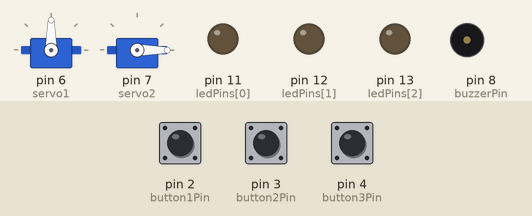
Recording of a sketch running on a simulated Arduino Uno, built with avr-gcc and run on an emulated ATmega328P. Parts: 2 × servo, output pins drawn as LEDs (lit = HIGH), buzzer (waves = sounding, pin HIGH). The test bench sets the inputs (shaded band); at power-on: pin 4 (button3Pin) HIGH, pin 2 (button1Pin) HIGH, pin 3 (button2Pin) HIGH.

Above: at 1.2 s.
1.3 s: pin 4 (button3Pin) pulled LOW for 0.15 s
At 4.0 s:
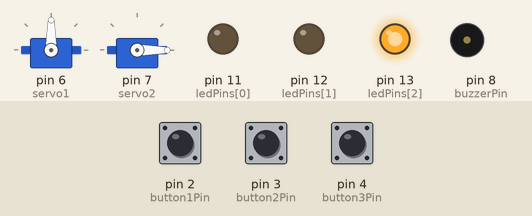
4.4 s: pin 2 (button1Pin) pulled LOW for 1 s
At 4.55 s:
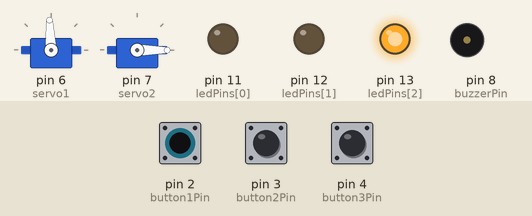
7.4 s: pin 3 (button2Pin) pulled LOW for 3.2 s
At 7.55 s:
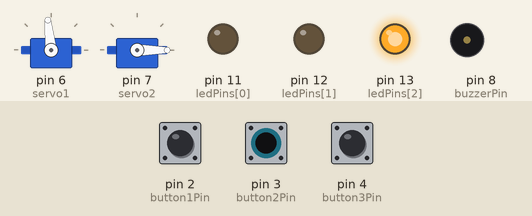
12.1 s: pin 4 (button3Pin) pulled LOW for 1 s
At 13.6 s:
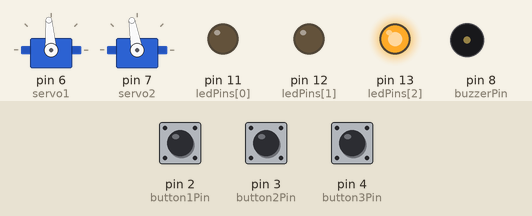
15.3 s: pin 4 (button3Pin) pulled LOW for 3.2 s
At 16.8 s:
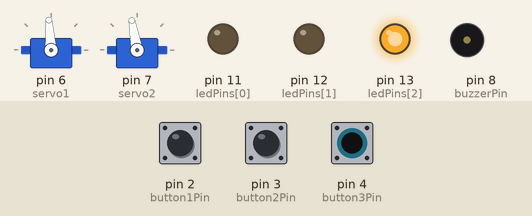
Timing chart, 0 to 20.3 s (numbered marks = the images above; inputs shaded):
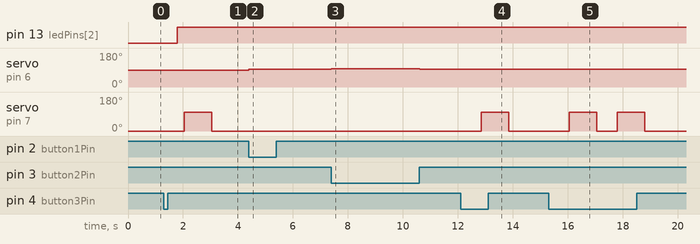

Measured:
- after the input at 1.3 s, pin 13 (ledPins[2]): LOW → HIGH after 0.50 s; servo on pin 7 (servo2): 0° → 100° after 0.75 s, → 0° 1.0 s later
- after the input at 4.4 s, servo on pin 6 (servo1): 90° → 93° at once, → 94° 1.0 s later
- after the input at 7.4 s, servo on pin 6 (servo1): 94° → 96° at once, → 94° 3.2 s later
- after the input at 12.1 s, servo on pin 7 (servo2): 0° → 100° after 0.75 s, → 0° 1.0 s later
- after the input at 15.3 s, servo on pin 7 (servo2): alternates 100° for 1.0 s and 0° for 0.75 s, 4 changes in all, then stays 0°, starting after 0.75 s

The sketch:

katapult.ino
```cpp
#include <Servo.h>
Servo servo1;
Servo servo2;

int test = 123;

int ledPins[] = {11,12,13};
const int button1Pin = 2;
const int button2Pin = 3;
const int button3Pin = 4;

const int buzzerPin = 8;
const int songLength = 8;
char notes[] = "cdffa ag c";
int beats[] = {1,1,1,1,1,1,4,4,1};
int tempo = 150;


void setup() {
  // put your setup code here, to run once:
  servo1.attach(6);
  servo2.attach(7);

  pinMode(buzzerPin, OUTPUT);

  int index;
  for(index = 0; index <= 2; index++)
  {
    pinMode(ledPins[index],OUTPUT);
  }
  servo2.write(0);

}

void loop() {
  // put your main code here, to run repeatedly:
  //buttons();
  buttons2();
  //buttontest();


}

//void buttontest(){
//  int button1State, button2State, button3State;
//  button1State = digitalRead(button1Pin);
//  button2State = digitalRead(button2Pin);
//  button2State = digitalRead(button3Pin);
//
//  while(button3State == LOW){
//    fire();
//    }
//
//  servo2.write(1);
//
//  if(button1State == LOW){
//    digitalWrite(11, HIGH);
//    }
//
//    else if (button2State == LOW){
//      digitalWrite(12, HIGH);
//      }
//
//    else if(button3State == LOW)
//    {
//      digitalWrite(13, HIGH);
//      }
//
//      else{
////        digitalWrite(11, LOW);
////        digitalWrite(12, LOW);
////        digitalWrite(13, LOW);
//        }
//  }

void buttons2(){
  int button1State, button2State, button3State;
  button1State = digitalRead(button1Pin);
  button2State = digitalRead(button2Pin);
  button3State = digitalRead(button3Pin);

  if(button1State == LOW){
    servo1.write(93);
    delay(50);
    servo1.write(94);
    }

  if(button2State == LOW){
    servo1.write(96);
    delay(50);
    servo1.write(94);
    }

   if(button3State == LOW){
    fire();
    }
}

void buttons(){

  int button1State, button2State, button3State;
  button1State = digitalRead(button1Pin);
  button2State = digitalRead(button2Pin);
  button3State = digitalRead(button3Pin);

  if(button1State == LOW && button2State == HIGH &&! (button1State == LOW && button2State == LOW)){
    servo1.write(90);
    }

    else if(button2State == LOW && button1State == HIGH &&! (button1State == LOW && button2State == LOW)){

      servo1.write(100);
      }

    else if(button1State == LOW && button2State == LOW){
      //digitalWrite(13, HIGH);
      //fire();
      //servo1.write(95);
      }

    else if (button3State == LOW){
      fire();
      }

//    else if(button1State == HIGH && button2State == HIGH){
      else if(button3State == HIGH){
      servo1.write(95);
      digitalWrite(ledPins[0], HIGH);  //Turns on LED #0 (pin 2)
      digitalWrite(ledPins[1], HIGH);  //Turns on LED #1 (pin 3)
      digitalWrite(ledPins[2], LOW);  //Turns on LED #2 (pin 4)
      }


    else{

    }


}

void fire()
{
  int delayTime = 250;

  digitalWrite(ledPins[0], LOW);   //Turn off LED #2 (pin 4)
  delay(delayTime);                //wait delayTime milliseconds
  digitalWrite(ledPins[1], LOW);   //Turn off LED #1 (pin 3)
  delay(delayTime);                //wait delayTime milliseconds
  digitalWrite(ledPins[2], HIGH);   //Turn off LED #0 (pin 2)
  delay(delayTime);                //wait delayTime milliseconds
  //sirene();
  servo2.write(100);    // Tell servo to go to 90 degrees

  delay(1000);         // Pause to get it time to move
  servo2.write(0);
}

void sirene()
{
  int i, duration;

  for (i = 0; i < songLength; i++) // step through the song arrays
  {
    duration = beats[i] * tempo;  // length of note/rest in ms

    if (notes[i] == ' ')          // is this a rest?
    {
      delay(duration);            // then pause for a moment
    }
    else                          // otherwise, play the note
    {
      tone(buzzerPin, frequency(notes[i]), duration);
      delay(duration - 1);            // wait for tone to finish
    }
  }
}

int frequency(char note){
  int i;
  const int numNotes = 8;  // number of notes we're storing

  //char names[] = { 'c', 'd', 'e', 'f', 'g', 'a', 'b', 'C' };
  char names[] = { 'a', 'b', 'c', 'd', 'e', 'f', 'g', 'h', 'j'};
  int frequencies[] = {1550, 1570, 1590, 1610, 1630, 1610, 1590, 1570, 1550};

  for (i = 0; i < numNotes; i++)  // Step through the notes
  {
    if (names[i] == note)         // Is this the one?
    {
      return(frequencies[i]);     // Yes! Return the frequency
    }
  }
  return(0);  // We looked through everything and didn't find it,
              // but we still need to return a value, so return 0.
}


//void servotest(){
//  int posisjon;
//  while(button1State == LOW){
//    if(posisjon <= 360 && posisjon >= 0){
//      posisjon + 10 = posisjon;
//      servo2.write(posisjon);
//      }
//
//     else
//     {
//
//      }
//    }
//
//    while(button2State == LOW){
//
//      }
//  }
```
